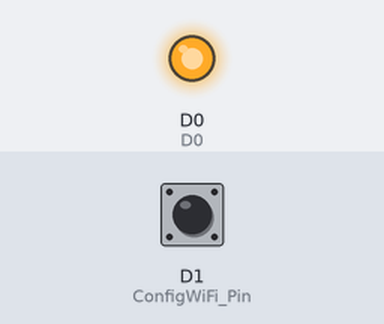
Bench run of a sketch on a simulated ESP8266 (NodeMCU). Shown: output pins drawn as LEDs (lit = HIGH). The test bench sets the inputs (shaded band); at power-on: D1 (ConfigWiFi_Pin) HIGH. WiFi joins after 1.5 s; servers stay silent unless stated; what the sketch prints to the serial monitor is not drawn.

Above: at 2.5 s.
At 4.5 s:
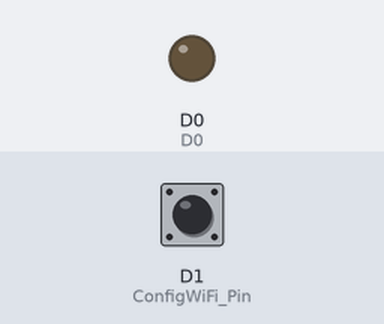
Timing chart, 0 to 6.7 s (numbered marks = the images above):
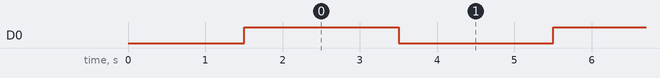

The sketch:

AP_mode.ino
```cpp
#include <ESP8266WiFi.h>    //https://github.com/esp8266/Arduino
#include <DNSServer.h>
#include <ESP8266WebServer.h>
#include <WiFiManager.h>     //https://github.com/tzapu/WiFiManager

// set pin numbers:
#define D0 16             // USER LED Wake
#define ledPin  D0        // the number of the LED pin
#define D1 5
#define ConfigWiFi_Pin D1
#define ESP_AP_NAME "ESP8266 Config AP"

void setup()
{
  // initialize pin D0 as an output.
  pinMode(ledPin, OUTPUT);
  pinMode(ConfigWiFi_Pin,INPUT_PULLUP);

  Serial.begin(115200);
  digitalWrite(ledPin,LOW);//Turn on the LED
  //WiFiManager
  //Local intialization. Once its business is done, there is no need to keep it around
  WiFiManager wifiManager;
  if(digitalRead(ConfigWiFi_Pin) == LOW) // Press button
  {
    //reset saved settings
    wifiManager.resetSettings(); // go to ip 192.168.4.1 to config
  }
  //fetches ssid and password from EEPROM and tries to connect
  //if it does not connect, it starts an access point with the specified name
  //and goes into a blocking loop awaiting configuration
  wifiManager.autoConnect(ESP_AP_NAME);
  while (WiFi.status() != WL_CONNECTED)
  {
     delay(250);
     Serial.print(".");
  }
  Serial.println("WiFi connected");
  Serial.println("IP address: ");
  Serial.println(WiFi.localIP());
  digitalWrite(ledPin,HIGH);
}
void loop()
{
 digitalWrite(D0, HIGH);  // turn off the LED
 delay(2000);             // wait for two seconds
 digitalWrite(D0, LOW);   // turn on the LED
 delay(2000);             // wait for two seconds
}
```

Measured:
- by itself, D0: alternates HIGH for 2.0 s and LOW for 2.0 s
